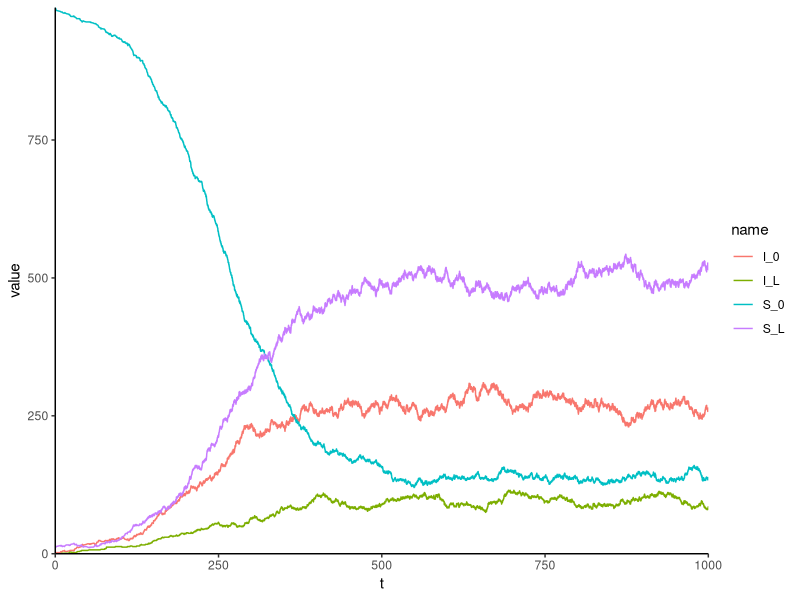
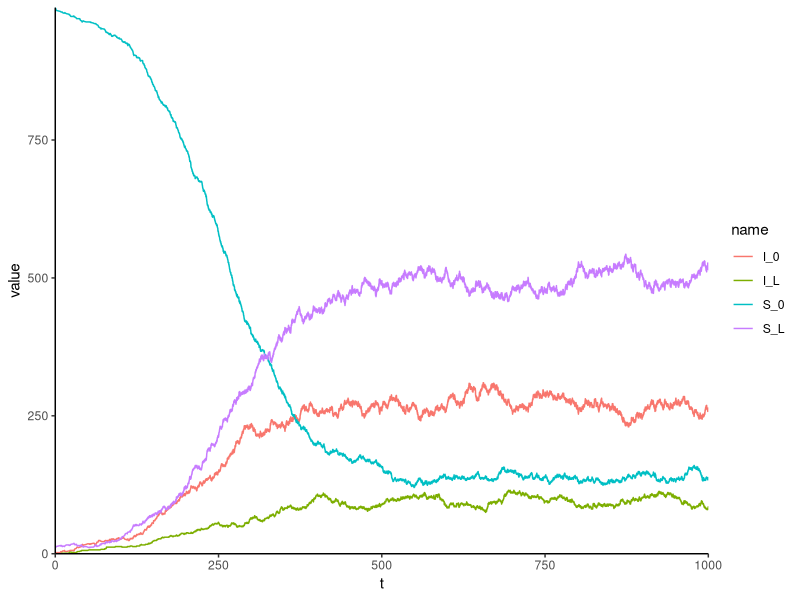

Recreate these plots in R, in order.
library(tidyverse)
library(here)


pv_champ_alpha <- 0.4 # prop of effective care
pv_champ_beta <- 0.4 # prop of radical cure
pv_champ_gamma_L <- 1 / 223 # liver stage clearance rate
pv_champ_delta <- 0.05 # prop of imported cases
pv_champ_lambda <- 0.04 # transmission rate
pv_champ_f <- 1 / 72 # relapse frequency
pv_champ_r <- 1 / 60 # blood stage clearance rate


champagne_stochastic <- function(alpha, beta, gamma_L, lambda, f, r, N = 1000, I_L = 10, I_0 = 0, S_L = 0, delta = 0, end_time = 1000) {
  t <- 0
  S_0 <- N - I_L - I_0 - S_L
  list_of_outcomes <- list(c(t = 0, S_0 = S_0, S_L = S_L, I_0 = I_0, I_L = I_L))
  while (t < end_time) {
    if (S_0 == N) {
      break
    }
    S_0_to_I_L <- (1 - alpha) * lambda * (I_L + I_0) / N * S_0 
    S_0_to_S_L <- alpha * (1 - beta) * lambda * (I_0 + I_L) / N * S_0
    I_0_to_S_0 <- r * I_0 / N
    I_0_to_I_L <- lambda * (I_L + I_0) / N * I_0
    I_L_to_I_0 <- gamma_L * I_L
    I_L_to_S_L <- r * I_L
    S_L_to_S_0 <- (gamma_L + (f + lambda * (I_0 + I_L) / N) * alpha * beta) * S_L
    S_L_to_I_L <- (f + lambda * (I_0 + I_L) / N) * (1 - alpha) * S_L
    total_rate <- S_0_to_I_L + S_0_to_S_L +
      I_0_to_S_0 + I_0_to_I_L +
      I_L_to_I_0 + I_L_to_S_L +
      S_L_to_S_0 + S_L_to_I_L
    # total_rate <- (lambda * (I_0 + I_L) + delta) * alpha * beta * S_L + alpha*beta*f*S_L + gamma_L*S_L + r*I_0 + #entering S_0
    # gamma_L*I_L + #Entering I_0
    # alpha*(1-beta)*(lambda*(I_0+I_L) + delta)*S_0 + r*I_L + #entering S_L
    # (1 - alpha)*(lambda*(I_L + I_0) + delta)*(S_0 + S_L) + (lambda*(I_L + I_0) + delta)*I_0 + (1 - alpha)*f*S_L #entering I_L
    t <- t + rexp(1, total_rate)
    new_stages <- sample(
      list(
        c(t = t, S_0 = S_0 - 1, S_L = S_L, I_0 = I_0, I_L = I_L + 1), c(t = t, S_0 = S_0 - 1, S_L = S_L + 1, I_0 = I_0, I_L = I_L),
        c(t = t, S_0 = S_0 + 1, S_L = S_L, I_0 = I_0 - 1, I_L = I_L), c(t = t, S_0 = S_0, S_L = S_L, I_0 = I_0 - 1, I_L = I_L + 1),
        c(t = t, S_0 = S_0, S_L = S_L, I_0 = I_0 + 1, I_L = I_L - 1), c(t = t, S_0 = S_0, S_L = S_L + 1, I_0 = I_0, I_L = I_L - 1),
        c(t = t, S_0 = S_0 + 1, S_L = S_L - 1, I_0 = I_0, I_L = I_L), c(t = t, S_0 = S_0, S_L = S_L - 1, I_0 = I_0, I_L = I_L + 1)
      ),
      1,
      prob = c(
        S_0_to_I_L / total_rate, S_0_to_S_L / total_rate,
        I_0_to_S_0 / total_rate, I_0_to_I_L / total_rate,
        I_L_to_I_0 / total_rate, I_L_to_S_L / total_rate,
        S_L_to_S_0 / total_rate, S_L_to_I_L / total_rate
      )
    )
    list_of_outcomes <- append(list_of_outcomes, new_stages)

    S_0 <- new_stages[[1]][["S_0"]]
    I_0 <- new_stages[[1]][["I_0"]]
    I_L <- new_stages[[1]][["I_L"]]
    S_L <- new_stages[[1]][["S_L"]]
  }
  outcome_tbl <- tibble(list_of_outcomes) %>%
    unnest_wider(list_of_outcomes, names_repair = ~ c("t", "S_0", "I_0", "I_L", "S_L")) %>%
    suppressMessages()
  return(outcome_tbl)
}

set.seed(590154)

champ_samp <- champagne_stochastic(pv_champ_alpha, pv_champ_beta, pv_champ_gamma_L, pv_champ_lambda, pv_champ_f, pv_champ_r) %>%
  pivot_longer(-t)

ggplot(champ_samp, aes(x = t, y = value, colour = name)) +
  geom_line() +
  theme_classic() +
  scale_x_continuous(expand = expansion(0)) +
  scale_y_continuous(expand = expansion(0))

ggsave("C:/Users/jckricket/Dropbox/Apps/Overleaf/M_Scimat_Thesis/images/doob_champagne.pdf", width = 6, height = 5, dpi = 600)
